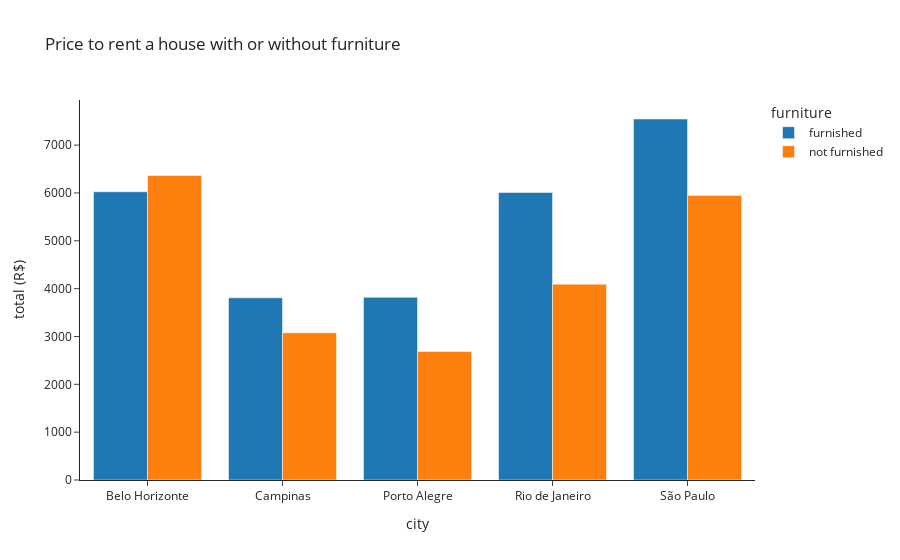

This figure's notebook cell:
### Code cell
## Checking if the rent with furniture is more expensive than without furniture

houses_rent_furniture = houses_rent.groupby(["city","furniture"])["total (R$)"].mean().round(2)
df_houses_rent_furniture = pd.DataFrame(houses_rent_furniture)
df_houses_rent_furniture = df_houses_rent_furniture.reset_index()

fig = px.bar(df_houses_rent_furniture, #dataset
             x="city", # defining x axis
             y="total (R$)", #defining y axis
             title="Price to rent a house with or without furniture", #defining title
             template="simple_white", #removing grid line
             color="furniture", #adding the legend
             barmode="group") # showing the graph with side by side bars, if not add this line it'll be like stacked bars

fig #in my case the fig.show() didn't work, it was like the graph didn't appear. So one way to solve this is using only fig

### Figure 1 — Plotly figure (JSON) as saved in the notebook; plotly's stock layout.template omitted (floating-point values rounded to 4 significant figures)
{"data": [{"alignmentgroup": "True", "hovertemplate": "furniture=furnished<br>city=%{x}<br>total (R$)=%{y}<extra></extra>", "legendgroup": "furnished", "marker": {"color": "#1F77B4"}, "name": "furnished", "offsetgroup": "furnished", "orientation": "v", "showlegend": true, "textposition": "auto", "type": "bar", "x": ["Belo Horizonte", "Campinas", "Porto Alegre", "Rio de Janeiro", "São Paulo"], "xaxis": "x", "y": [6024.0, 3809.0, 3819.0, 6010.0, 7545.0], "yaxis": "y"}, {"alignmentgroup": "True", "hovertemplate": "furniture=not furnished<br>city=%{x}<br>total (R$)=%{y}<extra></extra>", "legendgroup": "not furnished", "marker": {"color": "#FF7F0E"}, "name": "not furnished", "offsetgroup": "not furnished", "orientation": "v", "showlegend": true, "textposition": "auto", "type": "bar", "x": ["Belo Horizonte", "Campinas", "Porto Alegre", "Rio de Janeiro", "São Paulo"], "xaxis": "x", "y": [6363.0, 3078.0, 2687.0, 4093.0, 5949.0], "yaxis": "y"}], "layout": {"autosize": true, "barmode": "group", "legend": {"title": {"text": "furniture"}, "tracegroupgap": 0}, "title": {"text": "Price to rent a house with or without furniture"}, "xaxis": {"anchor": "y", "autorange": true, "domain": [0, 1], "range": [-0.5, 4.5], "title": {"text": "city"}, "type": "category"}, "yaxis": {"anchor": "x", "autorange": true, "domain": [0, 1], "range": [0, 7943.0], "title": {"text": "total (R$)"}, "type": "linear"}}}
